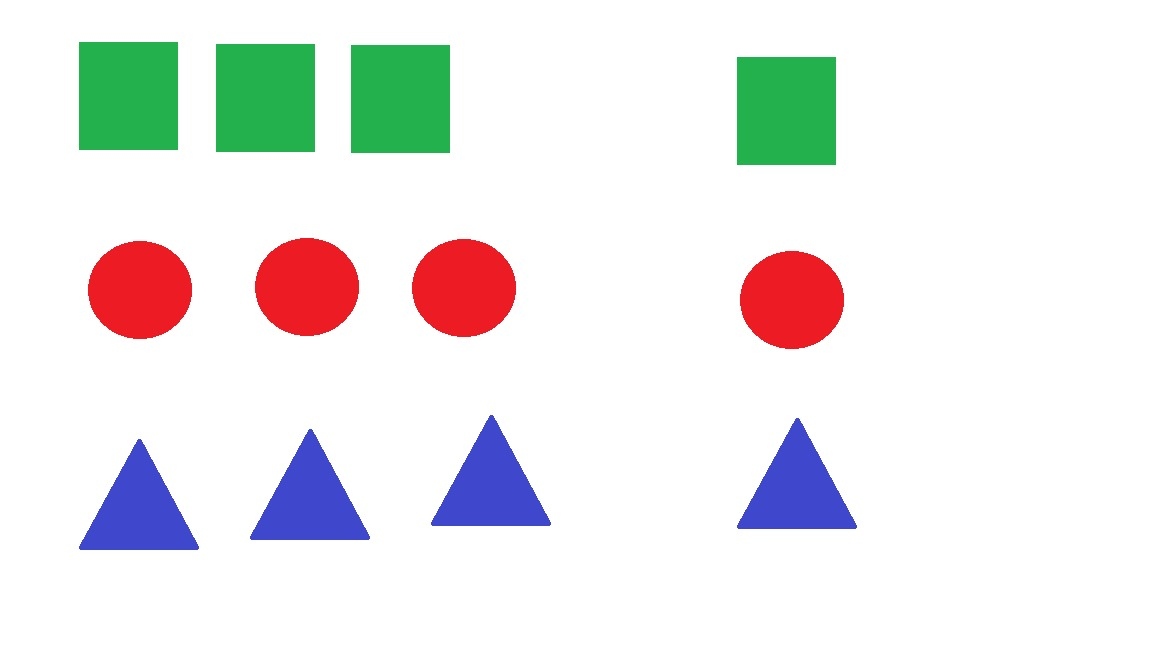
#> input picture Template_Matching/img.jpg, 1152 x 648 px, found by its file name
$ python template_matching.py
#> lines starting #> are read from the running program, lines starting #| are printed output that depends on the picture
import numpy as np
import matplotlib.pyplot as plt
from PIL import Image

def template_matching(image, template):
    # Converte as imagens para arrays numpy
    img_array = np.array(image)
    template_array = np.array(template)

    # Obtém as dimensões da imagem e do template
    img_height, img_width = img_array.shape
    template_height, template_width = template_array.shape

    # Calcula a soma das diferenças absolutas
    result = np.zeros((img_height - template_height + 1, img_width - template_width + 1))

    for y in range(result.shape[0]):
        for x in range(result.shape[1]):
            region = img_array[y:y + template_height, x:x + template_width]
            diff = np.sum(np.abs(region - template_array))
            result[y, x] = diff

    return result

def plot_result(image, template, result):
    fig, (ax1, ax2, ax3) = plt.subplots(1, 3, figsize=(12, 4))

    ax1.imshow(image, cmap='gray')
    ax1.set_title('Imagem Original')

    ax2.imshow(template, cmap='gray')
    ax2.set_title('Template')

    ax3.imshow(result, cmap='viridis')
    ax3.set_title('Resultado do Template Matching')

    plt.show()

# Carrega a imagem e o template
image = Image.open('Projeto/img.jpg').convert('L')
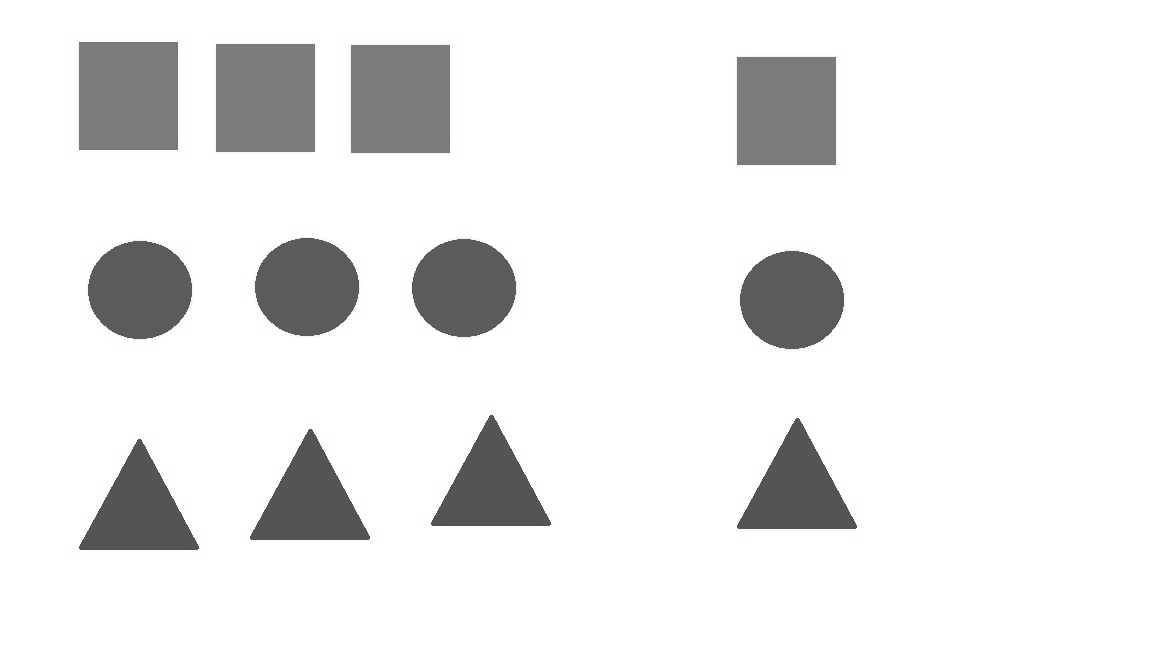
#> image: PIL image 1152x648 L; min 73, max 255, mean 233.9
template = Image.open('Projeto/quadrado.jpg').convert('L')
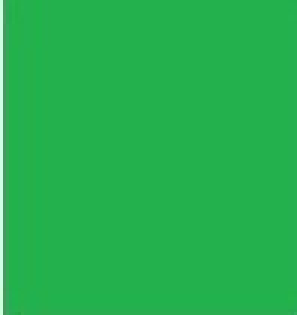
#> input picture Template_Matching/quadrado.jpg, 99 x 105 px, found by its file name (shown 3 times larger)
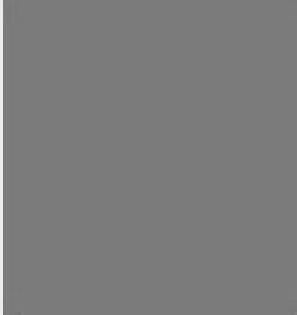
#> template: PIL image 99x105 L (shown 3 times larger); min 116, max 237, mean 124.2

# Executa o Template Matching
result = template_matching(image, template)
#> after the loop in template_matching, `for y in range(result.shape[0]):`:
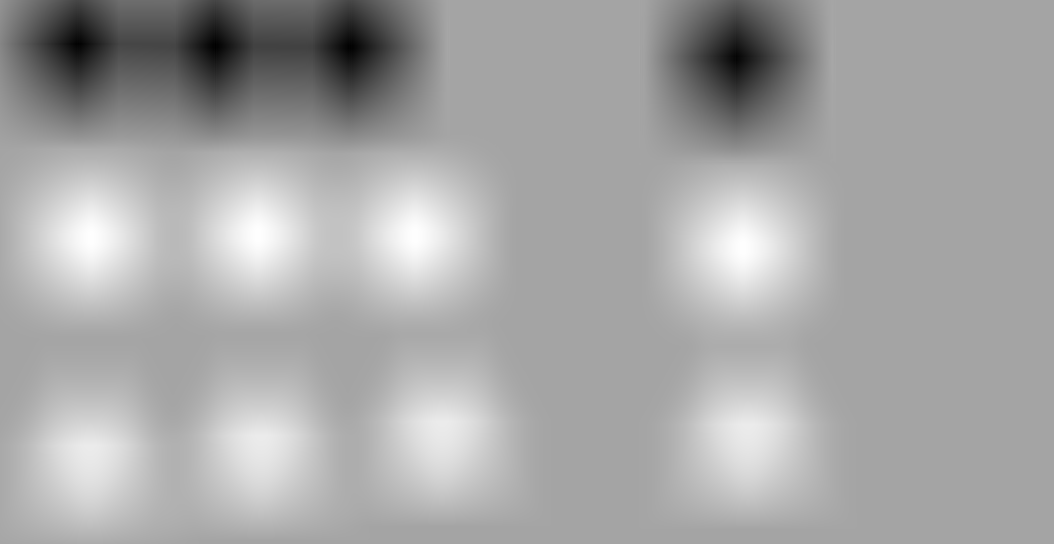
#> result: shape (544, 1054) float64; min 38116, max 2081092, mean 1375605.5; drawn with min black and max white

# Plota os resultados
plot_result(image, template, result)
